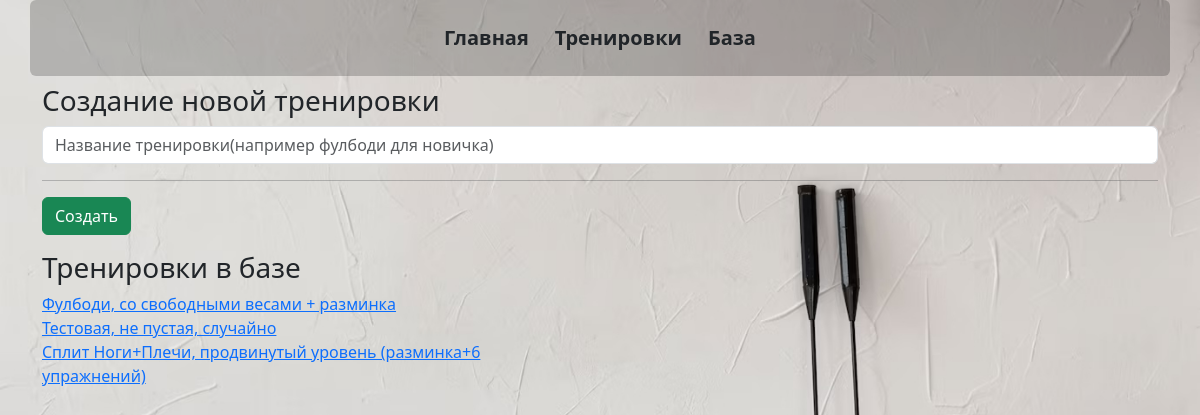
The app's page /new_train, older data.
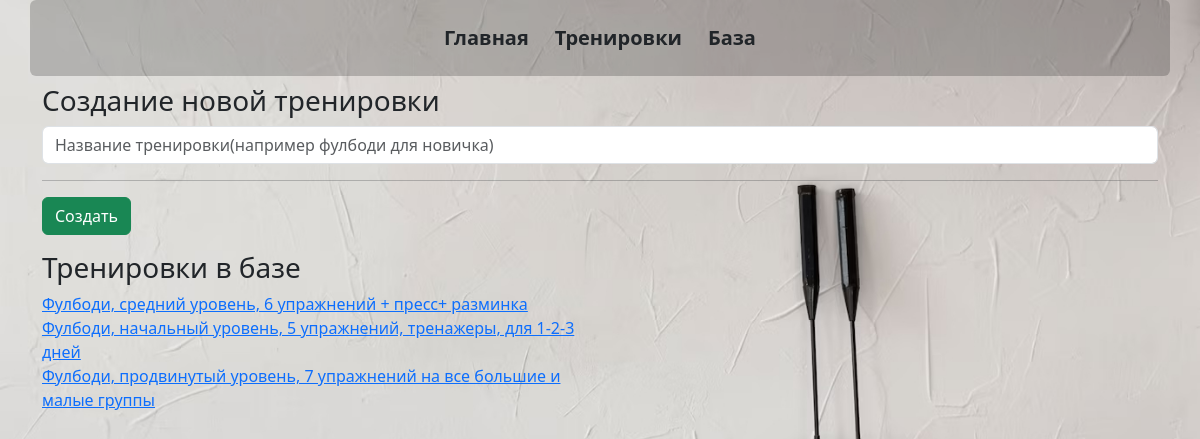
The same page, newer data.
### _models.py (models this page shows, shortened)
class Training(db.Model):
    __tablename__ = 'trainings'
    training_id = db.Column(db.Integer, primary_key=True)
    name = db.Column(db.String(50), nullable=False)
    assigned = db.Column(db.Boolean, default=False)
    completed = db.Column(db.Boolean, default=False)
    date_created = db.Column(db.DateTime, nullable=False, default=datetime.utcnow())
    date_complited = db.Column(db.DateTime)
    exercises = relationship('Exercise', secondary='training_exercises', overlaps="trainings")

### main.py (the view, shortened to what this page needs)
@app.route("/new_train", methods=['POST', 'GET'])
def new_train():
    trains_list = Training.query.all()
    return render_template('new_train.html', trains_list=trains_list)

### templates/new_train.html (shortened to what this page needs)
{% extends 'base.html' %}
{% block body %}
<h3>Создание новой тренировки</h3>
                <form method="post">
                    <input type="text" name="train_name" id="train_name" class="form-control mb-2" required value="{{train_name}}" placeholder="Название тренировки(например фулбоди для новичка)">
                    <hr>
                    <input type="submit" class="btn btn-success" value="Создать">
                </form>
<div class="row mb-3 mt-3">
    <h3>Тренировки в базе</h3>
    {% for train in trains_list %}
    <div class="col-6">
        <a href="/edit_train/{{train.training_id}}">{{train.name}}</a>
    </div>
    <div class="col-6">
    </div>
    {% endfor %}
</div>
{% endblock %}

### templates/base.html (shortened to what this page needs)
<!doctype html>
<html lang="ru">
<head>
    <link rel="stylesheet" href="{{ url_for('static', filename='css/bootstrap.min.css' )}}">
    <link rel="stylesheet" href="{{ url_for('static', filename='css/main.css' )}}">
</head>
<body>
    <div class="container text-primary bg-opacity-20 rounded-2">
        <header class="d-flex flex-wrap justify-content-center py-3 mb-2 fs-5 fw-semibold" >
            <ul class="nav nav-pills ">
                <li class="nav-item"><a href="/" class="fs-5 fw-semibold btn btn">Главная</a></li>
                <li class="nav-item"><a href="/new_train" class="fs-5 fw-semibold btn">Тренировки</a></li>
                <li class="nav-item"><a href="/migration" class="fs-5 fw-semibold btn">База</a></li>
            </ul>
        </header>
    </div>
    <div class="container">
        {% block body %}{% endblock %}
    </div>
</body>
</html>

### static/css/main.css (style rules this page uses)
body { background-image: url('../imgs/background.jpg'); background-size: cover; background-repeat: no-repeat; background-attachment: fixed; }
.bg-opacity-20 { background-color: rgba(0, 0, 0, 0.2); }

Row changes from the older to the newer data that the page shows:
removed Training: name "Тестовая, не пустая, случайно"
removed Training: name "Сплит Ноги+Плечи, продвинутый уровень (разминка+6 упражнений)"
changed Training: name "Фулбоди, со свободными весами + разминка" → "Фулбоди, средний уровень, 6 упражнений + пресс+ разминка"
added Training: name "Фулбоди, начальный уровень, 5 упражнений, тренажеры, для 1-2-3 дней"
added Training: name "Фулбоди, продвинутый уровень, 7 упражнений на все большие и малые группы"
